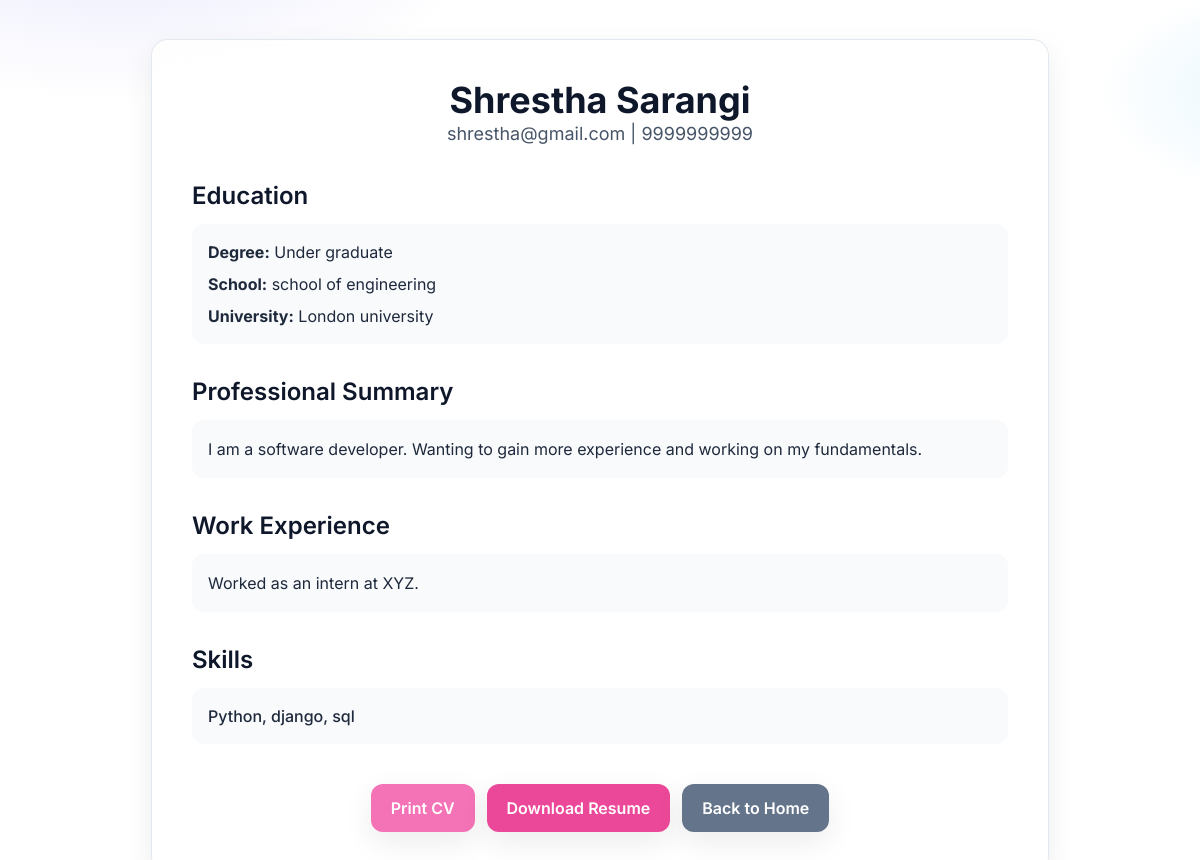
/1/, run on the app's committed database.
### myapp/models.py (models this page shows)
class Profile(models.Model):
    name = models.CharField(max_length=50)
    email = models.CharField(max_length=100)
    phone = models.CharField(max_length=20)
    degree = models.CharField(max_length=100)
    school = models.CharField(max_length=50)
    university = models.CharField(max_length=100)
    summary = models.TextField(max_length=2000)
    previous_work = models.TextField(max_length=2000)
    skills = models.CharField(max_length=200)

### myapp/views.py (the view)
# urls.py: path('<int:id>/',views.resume,name='resume'),
def resume(request,id):
    user_profile = Profile.objects.get(id=id)
    return render(request,'myapp/modern-resume.html',{'user_profile':user_profile})

### myapp/templates/myapp/modern-resume.html (shortened to what this page needs)
<!DOCTYPE html>
<html lang="en">
  <head>
    <script src="https://cdn.tailwindcss.com"></script>
  </head>
  <body
    class="min-h-screen flex items-center justify-center px-4 py-10 text-slate-800"
  >
    <div
      class="bg-white/80 backdrop-blur-xl rounded-2xl shadow-soft ring-1 ring-slate-200 w-full max-w-4xl p-10"
    >
      <div class="text-center mb-8">
        <h1 class="text-4xl font-bold text-slate-900">
          {{ user_profile.name }}
        </h1>
        <p class="text-lg text-slate-600">
          {{ user_profile.email }} | {{ user_profile.phone }}
        </p>
      </div>
      <div class="space-y-8">
        <section>
          <h2 class="text-2xl font-semibold text-slate-900 mb-3">Education</h2>
          <div class="bg-slate-50 rounded-xl p-4 space-y-2">
            <p>
              <span class="font-bold">Degree:</span> {{ user_profile.degree }}
            </p>
            <p>
              <span class="font-bold">School:</span> {{ user_profile.school }}
            </p>
            <p>
              <span class="font-bold">University:</span>
              {{user_profile.university }}
            </p>
          </div>
        </section>
        <section>
          <h2 class="text-2xl font-semibold text-slate-900 mb-3">
            Professional Summary
          </h2>
          <p class="bg-slate-50 rounded-xl p-4 leading-relaxed">
            {{ user_profile.summary }}
          </p>
        </section>
        <section>
          <h2 class="text-2xl font-semibold text-slate-900 mb-3">
            Work Experience
          </h2>
          <p class="bg-slate-50 rounded-xl p-4 leading-relaxed">
            {{ user_profile.previous_work }}
          </p>
        </section>
        <section>
          <h2 class="text-2xl font-semibold text-slate-900 mb-3">Skills</h2>
          <p class="bg-slate-50 rounded-xl p-4 font-medium">
            {{ user_profile.skills }}
          </p>
        </section>
      </div>
      <div class="mt-10 flex flex-wrap justify-center gap-3 no-print">
        <button
          onclick="window.print()"
          class="inline-flex items-center gap-2 rounded-xl bg-pink-400 text-white font-semibold px-5 py-3 shadow-soft hover:bg-pink-700 transition"
        >
          Print CV
        </button>
        <a
          href="{% url 'download_resume' user_profile.id %}"
          class="inline-flex items-center gap-2 rounded-xl bg-pink-500 text-white font-semibold px-5 py-3 shadow-soft hover:bg-pink-700 transition"
        >
          Download Resume
        </a>
        <a
          href="{% url 'dashboard' %}"
          class="inline-flex items-center gap-2 rounded-xl bg-slate-500 text-white font-semibold px-5 py-3 shadow-soft hover:bg-slate-600 transition"
        >
          Back to Home
        </a>
      </div>
    </div>
  </body>
</html>

### myapp/templates/myapp/modern-resume.html (style rules this page uses)
body { background-image: radial-gradient( 60rem 30rem at 10% -10%, rgba(99, 102, 241, 0.15), transparent 40% ), radial-gradient( 40rem 20rem at 110% 10%, rgba(14, 165, 233, 0.12), transparent 35% ); }

### data on the page
Profile: name "Shrestha Sarangi", email "shrestha@gmail.com", phone "9999999999", degree "Under graduate", school "school of engineering", university "London university", summary "I am a software developer. Wanting to gain more experience and working on my fundamentals.", previous_work "Worked as an intern at XYZ.", skills "Python, django, sql"
